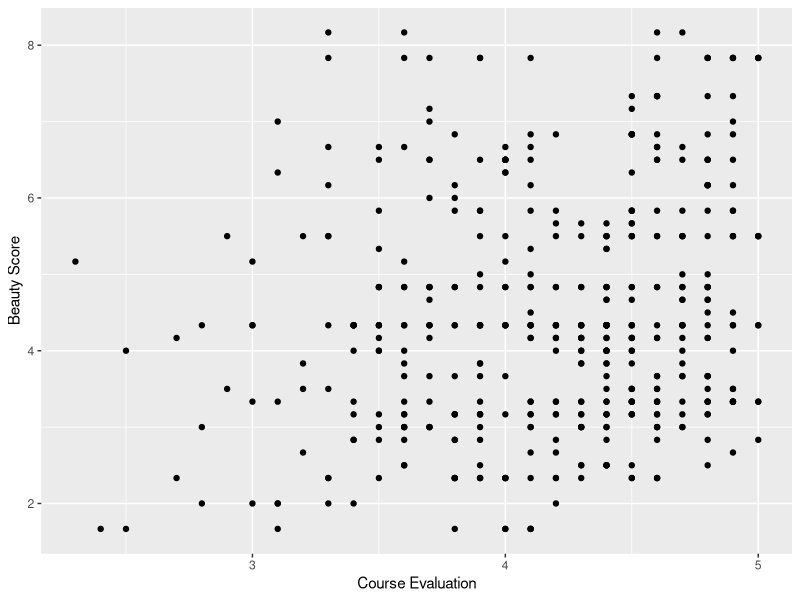
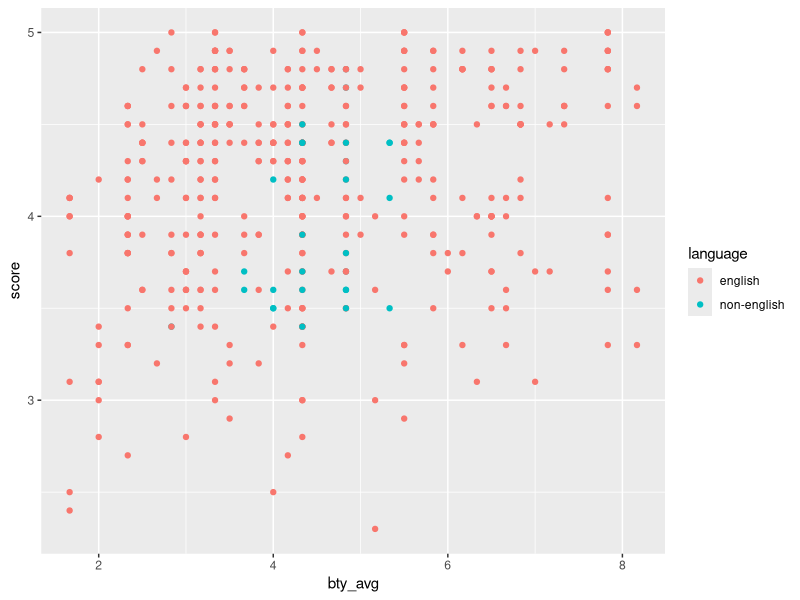
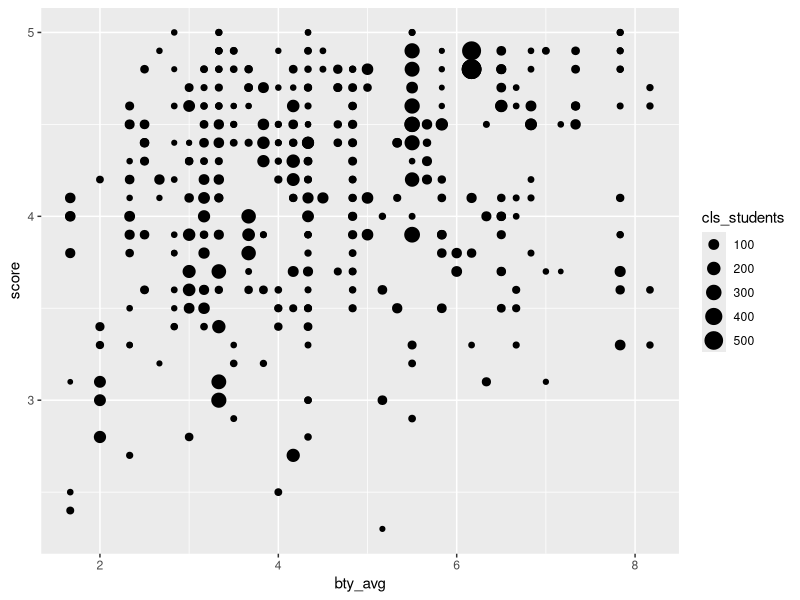
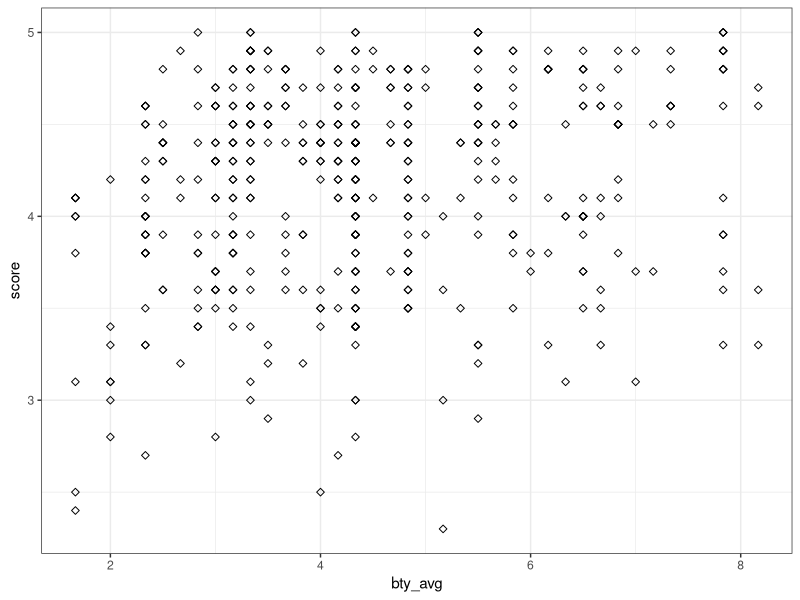
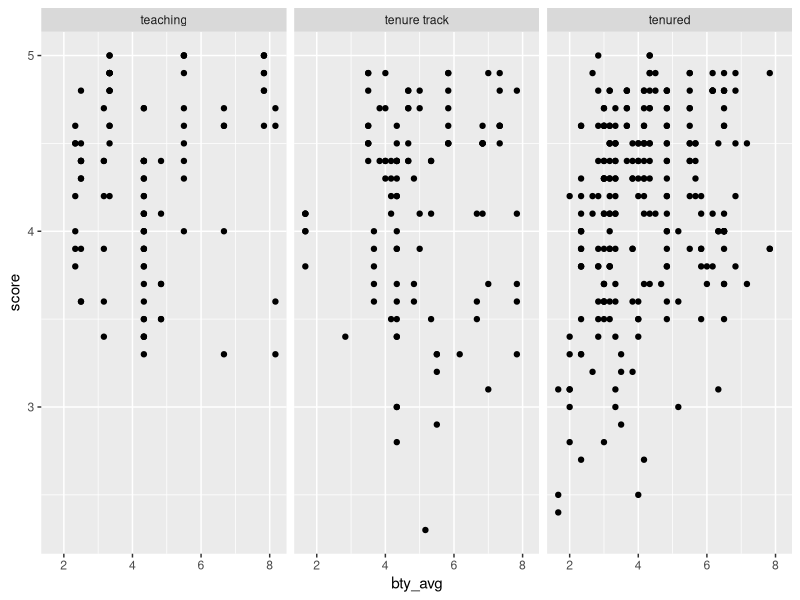
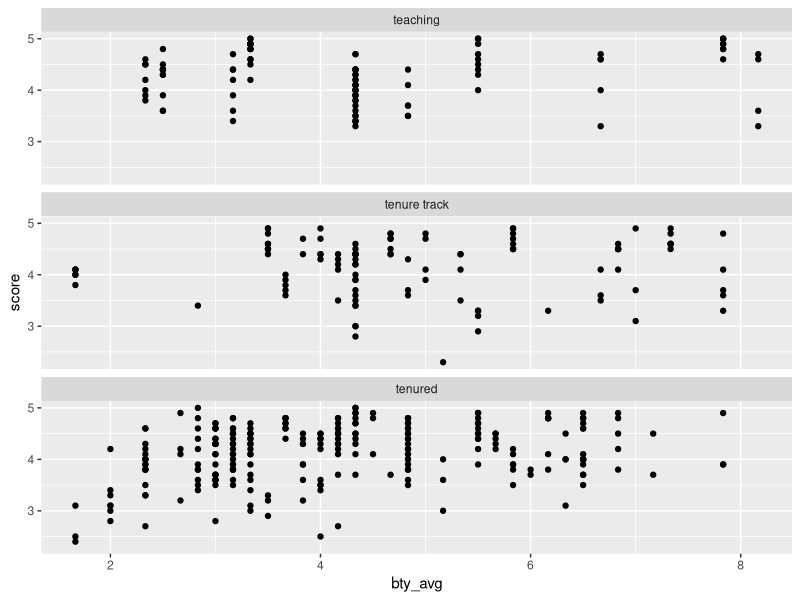
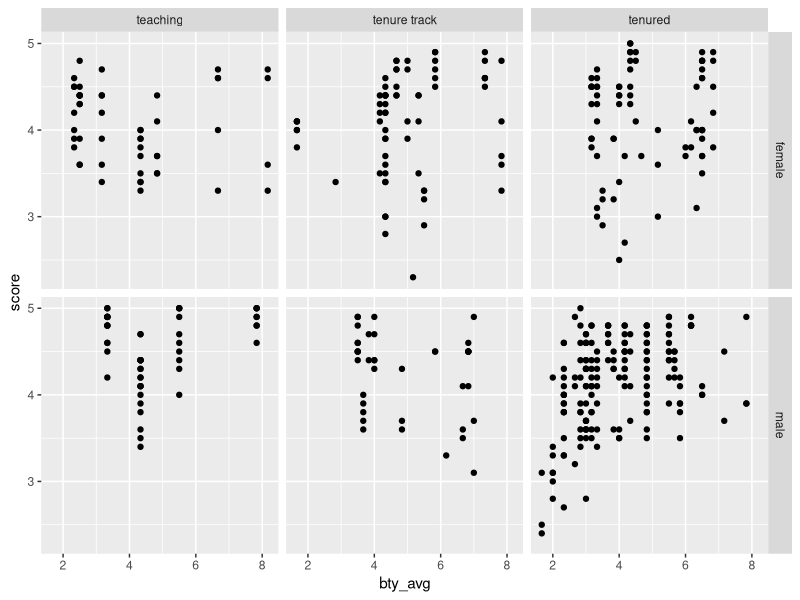
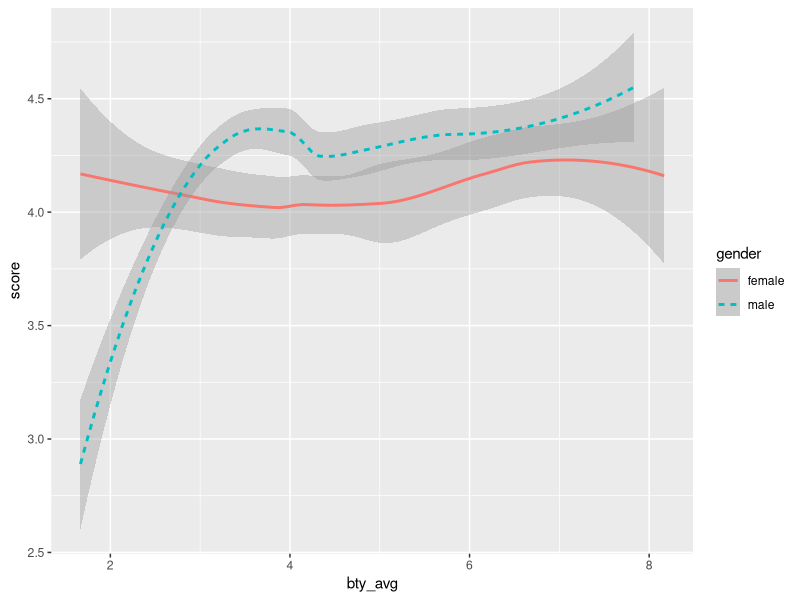

These charts were generated, in order, by the following R code:
########################## Setup #######################################

# Load in the evals data (evals.RData)  
evals <- read.csv("data/evals.csv")

# Inspect the data here!  


library(tidyverse)    ## load the tidyverse packages, incl. dplyr


########################## First ggplot ################################ 
ggplot(data = evals) +
  geom_point(mapping = aes(y = bty_avg, x = score)) + 
  labs(x = "Course Evaluation", 
       y = "Beauty Score")



########################## Exercise 1 ##################################
# Would you expect there to be a relationship between the class size 
# and course evaluation score? 
# If so, what direction would you expect for this relationship to be? 
# Check if the data support your expectation.



########################## Exercise 2 ##################################
# What happens when you make a scatterplot of rank and gender? 
# Why is the plot not useful?  



########################## Bonus #######################################
# Do the students appear to agree on the beauty scores of the professors? 
# Plot the scores given by the lower-level male (`bty_m1lower`) 
# against the others. 


########################## Color Aesthetic ############################# 
ggplot(data = evals) + 
  geom_point(mapping = aes(y = score, x = bty_avg, color = language))
# can use color or colour in the aes mapping


# Change the above code to map gender to a point's size 
ggplot(data = evals) + 
  geom_point(mapping = aes(y = score, x = bty_avg, size = cls_students))



########################## Exercise 3 ################################## 
# Map the shape aesthetic to the variable rank. 
# What happens if you map rank to a second aesthetic variable?   



########################## Fixed Aesthetics ############################ 
ggplot(data = evals) + 
  geom_point(mapping = aes(y = score, x = bty_avg), shape = 5) + 
  theme_bw()


########################## Exercise 4 ################################## 
# Map a continuous variable to color, size, and shape. 
# How do these aesthetic mappings differ for continuous variables? 



########################## Exercise 5 ################################## 
# Use what you have learned to create a scatterplot of  score over rank, 
# with minority showing in different colors. 
# Is this a good display of this type of data? 
  


########################## Exercise 5 ################################## 
# Use what you have learned to create a scatterplot of score over rank 
# with minority showing in different colors. 
# Is this a good display of this type of data? 



########################## FACETS ###################################### 

ggplot(data = evals, mapping = aes(y = score, x = bty_avg)) + 
  geom_point() + 
  facet_wrap(. ~ rank, nrow = 1) # plots different ranks in columns 

ggplot(data = evals, mapping = aes(y = score, x = bty_avg)) + 
  geom_point() + 
  facet_wrap(rank ~ ., ncol = 1) # plots different ranks as rows   


ggplot(data = evals, mapping = aes(y = score, x = bty_avg)) + 
  geom_point() + 
  facet_grid(gender ~ rank) # plots two categorical variables



########################## Exercise 6 ################################## 
# Facet bty_avg and score by language and rank. 
# What do the empty cells mean?  
  


########################## Exercise 7 ################################## 
# Consider the first plot created in this section. 
# Create the same comparison of variables, but plot the values of rank 
# using different colors.

# What are the advantages of faceting over using a color aesthetic? 
# Would your opinion change if you had a larger dataset? 



########################## GEOMS ####################################### 

ggplot(data = evals, mapping = aes(y = score, x = bty_avg)) + 
  geom_smooth(mapping = aes(linetype = gender, color = gender))


ggplot(data = evals, mapping = aes(y = score, x = bty_avg)) + 
  geom_point() + 
  geom_smooth(mapping = aes(linetype = gender))



########################## Exercise 9 ################################## 
# Create a plot where all professor's scores are displayed, 
# but each point is differentiated by what language was the professor's 
# native language. 

# Draw a trend line over the top of these points, where the trend line 
# represents the trend between average beauty score and average course 
# evaluation for ALL of these professors. 



########################## THEMES & TITLES #############################

ggplot(data = evals,
       mapping = aes(x = bty_avg, y = score, color = gender)) + 
  geom_point() +
  labs(x = "Average Beauty Score", 
       y = "Average Course Evaluation Score", 
       title = "Course Evaluations and Beauty", 
       color = "Sex")


########################## TRANSFORMATIONS #############################

########################## BAR PLOTS ###################################

# bar chart with geom_bar
ggplot(data = evals) + 
  geom_bar(mapping = aes(x = rank))

# bar chart with stat_count (default stat for geom_bar)
ggplot(data = evals) + 
  stat_count(mapping = aes(x = rank))

# bar chart of proportions
ggplot(data = evals) + 
  geom_bar(mapping = aes(x = rank, y = ..prop.., group = 1))


########################## Exercise 10 #################################
# Why do we need to set group = 1 in the above proportion bar chart? 
# In other words, what is wrong with the plot below?   



########################## Exercise 11 #################################
# What variables does stat_smooth compute? 
# How can you control its behavior?     
  


########################## COLORED BAR PLOTS ###########################

ggplot(data = evals) + 
  geom_bar(mapping = aes(x = rank, fill = rank))



########################## Exercise 12 #################################
# Change the above code so that each bar is filled with a different color.     



########################## TWO VARIABLE BAR PLOTS ######################

# stacked bar charts
ggplot(data = evals) + 
  geom_bar(mapping = aes(x = rank, fill = gender))

ggplot(data = evals) + 
  geom_bar(mapping = aes(x = rank, fill = gender), position = "fill")

# side-by-side bar charts 
ggplot(data = evals) + 
  geom_bar(mapping = aes(x = rank, fill = gender), position = "dodge")



########################## Exercise 13 #################################
# The position = "jitter" argument can be added to a scatterplot to 
# add random noise to each data point. 

# Add this argument to the very first scatterplot we made. 
# Compare the difference it made on the plot. 
# What are advantages of this? What are disadvantages? 



########################## BOXPLOTS ####################################

ggplot(data = evals, mapping = aes(x = rank, y = score)) + 
  geom_boxplot() 

ggplot(data = evals, mapping = aes(x = rank, y = score)) + 
  geom_violin(color = "tomato") + 
  geom_point()



########################## Exercise 15 #################################
# Are one-credit courses or multi-credit courses rated more highly? 
# Do you agree with this trend?  



########################## BONUS #######################################
# Do men and women tend to score courses similarly?  



########################## FLIPPED COORDINATES #########################

ggplot(data = evals, mapping = aes(x = rank, y = score)) + 
  geom_boxplot() + 
  geom_point(color = "tomato") + 
  coord_flip() # flips coordinates of plot (from vertical to horizontal)


########################## Exercise 16 #################################
# Replace the flipped boxplot above with a violin plot; see `geom_violin()`. 
 
 
